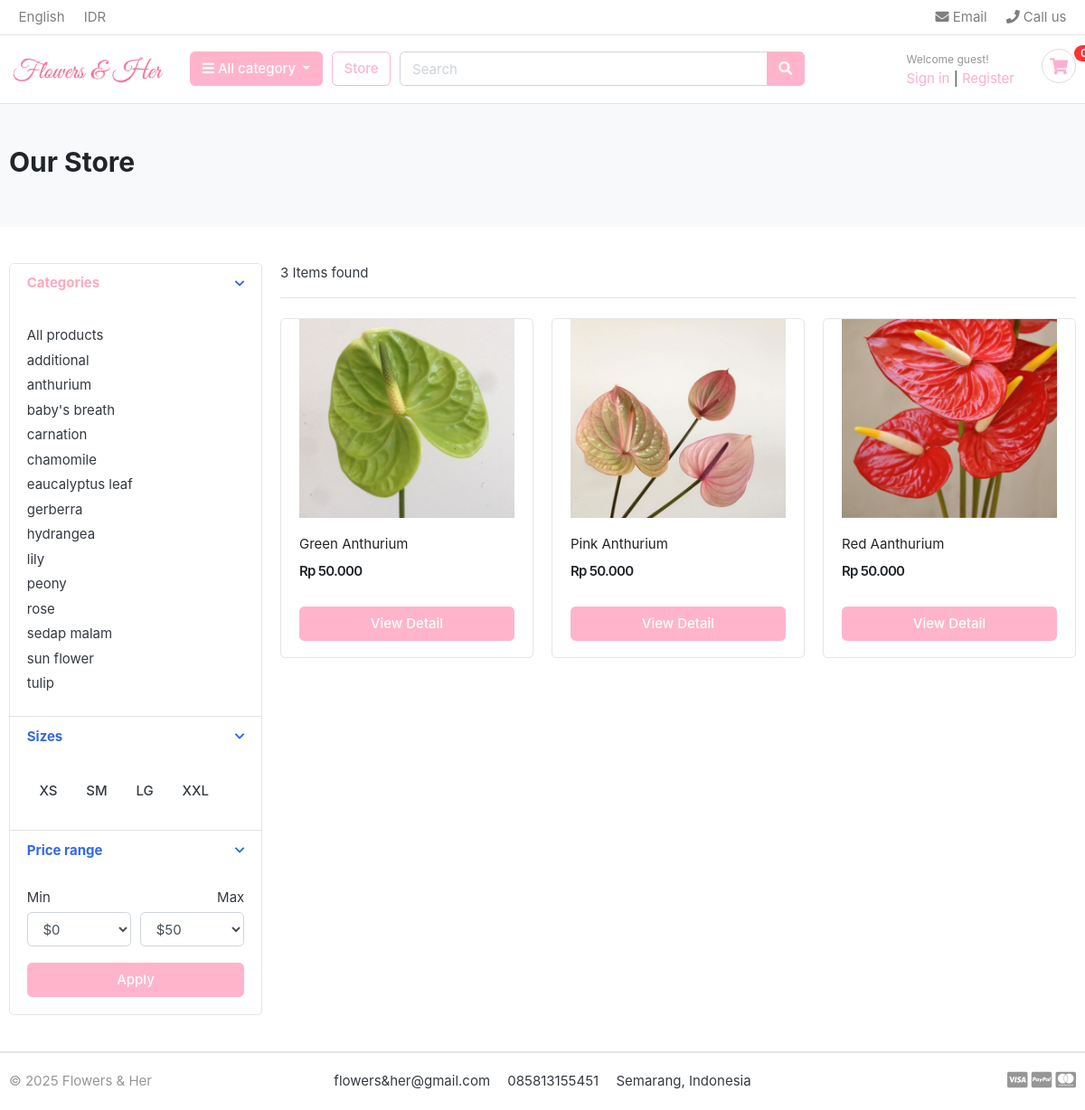
/store/anthurium/, run on the app's committed database.
### category/models.py (models this page shows, shortened)
class Category(models.Model):
    category_name = models.CharField(max_length=50, unique=True)
    slug = models.SlugField(max_length=50, unique=True )
    cat_image = models.ImageField(upload_to="photos/categories", blank=True)
    class Meta:
        verbose_name = "category"
        verbose_name_plural = "categories"

### store/models.py (models this page shows, shortened)
class Product(models.Model):
    product_name    = models.CharField(max_length=255, unique=True)
    slug            = models.SlugField(max_length=255, unique=True)
    description     = models.TextField(blank=True)
    stock           = models.IntegerField()
    price           = models.IntegerField()
    image           = models.ImageField(upload_to="photos/products")
    is_available    = models.BooleanField(default=True)
    category        = models.ForeignKey(Category,on_delete=models.CASCADE)
    created_date    = models.DateTimeField(auto_now_add=True)
    modified_date   = models.DateTimeField(auto_now = True )

### store/views.py (the view)
# urls.py: path("", views.index, name="index"),
def index(request, category_id = None):
    categories = None
    products = None
    if category_id is not None:
        categories = get_object_or_404(Category,slug= category_id)
        products = Product.objects.all().filter(category=categories, is_available = True)
        product_count = products.count()
    else:
        products = Product.objects.all().filter(is_available=True).order_by('id')
        product_count = products.count()
    context ={
        "products" : products,
        "jumlah" : product_count,
    }
    return render(request, "store/store.html", context)

### cart/context_processors.py (called while the page is built)
def jumlah(request):
    jum =0
    try:
        cart = Cart.objects.get(cart_id=_add_cart_session_key(request))
        cart_items = CartItem.objects.filter(cart= cart, is_active=True)
        for cart_item in cart_items:
            jum+= cart_item.cart_quantity
    except:
        jum=0
    return dict(jum = jum)

### cart/views.py (called while the page is built)
def _add_cart_session_key(request):
    cart = request.session.session_key
    if not cart:
        cart= request.session.create()
    return cart

### category/context_processors.py (called while the page is built)
def menu_category(request):
    links = Category.objects.all()
    return dict(links=links )

### templates/store/store.html (shortened to what this page needs)
{% extends "base.html" %}
{% load static %}
{% block content %}
<section class="section-pagetop bg">
<div class="container">
	{% if "search" in request.path %}
	<h2 class="title-page">Search Result</h2>
	{% else %}
	<h2 class="title-page">Our Store</h2>
	{% endif %}
</div>
</section>
<section class="section-content padding-y">
<div class="container">
<div class="row">
	<aside class="col-md-3">
<div class="card">
	<article class="filter-group">
		<header class="card-header">
			<a href="#" data-toggle="collapse" data-target="#collapse_1" aria-expanded="true" class="">
				<i class="icon-control fa fa-chevron-down"></i>
				<h6 class="product-link-pink">Categories</h6>
			</a>
		</header>
		<div class="filter-content collapse show" id="collapse_1" style="">
			<div class="card-body">
				<ul class="list-menu product-link">
				<li><a href="{% url "store:index"%}">All products  </a></li>
			{% for category in links  %}
				<li><a href="{% url "store:category" category.slug %}">{{category.category_name}} </a></li>
			{% endfor %}
				</ul>
			</div>
		</div>
	</article>
	<article class="filter-group">
		<header class="card-header">
			<a href="#" data-toggle="collapse" data-target="#collapse_4" aria-expanded="true" class="">
				<i class="icon-control fa fa-chevron-down"></i>
				<h6 class="title">Sizes </h6>
			</a>
		</header>
		<div class="filter-content collapse show" id="collapse_4" style="">
			<div class="card-body">
			  <label class="checkbox-btn">
			    <span class="btn"> XS </span>
			  </label>
			  <label class="checkbox-btn">
			    <span class="btn"> SM </span>
			  </label>
			  <label class="checkbox-btn">
			    <span class="btn"> LG </span>
			  </label>
			  <label class="checkbox-btn">
			    <span class="btn"> XXL </span>
			  </label>
		</div>
		</div>
	</article>
	<article class="filter-group">
		<header class="card-header">
			<a href="#" data-toggle="collapse" data-target="#collapse_3" aria-expanded="true" class="">
				<i class="icon-control fa fa-chevron-down"></i>
				<h6 class="title">Price range </h6>
			</a>
		</header>
		<div class="filter-content collapse show" id="collapse_3" style="">
			<div class="card-body">
				<div class="form-row">
				<div class="form-group col-md-6">
				  <label>Min</label>
				  	<select class="mr-2 form-control">
						<option value="0">$0</option>
					</select>
				</div>
				<div class="form-group text-right col-md-6">
				  <label>Max</label>
				  	<select class="mr-2 form-control">
						<option value="50">$50</option>
					</select>
				</div>
				</div>
				<button class="btn btn-block btn-pink">Apply</button>
			</div>
		</div>
	</article>
</div>
	</aside>
	<main class="col-md-9">
<header class="border-bottom mb-4 pb-3">
		<div class="form-inline">
			<span class="mr-md-auto">{{jumlah}} Items found </span>
		</div>
</header>
<div class="row">
	{% for product in products %}
	<div class="col-md-4">
		<figure class="card card-product-grid">
			<div class="img-wrap">
				<img href="{% url "store:product_detail" product.category.slug product.slug %}" src="{{product.image.url}}">
			</div>
			<figcaption class="info-wrap">
				<div class="fix-height">
					<a href="{% url "store:product_detail" product.category.slug product.slug %}" class="product-link">{{product.product_name}}</a>
					<div class="price-wrap mt-2">
						<span class="price" data-price="{{product.price}}"></span>
					</div>
				</div>
				<a href="{% url "store:product_detail" product.category.slug product.slug %}" class="btn btn-block btn-pink">View Detail </a>
			</figcaption>
		</figure>
	</div>
	{% endfor %}
</div>
	</main>
</div>
</div>
</section>
{% endblock content %}

### static/css/ui.css (style rules this page uses)
html { font-family: "Inter", sans-serif; font-size: 15px; }
.img-wrap { text-align: center; display: block; }
.img-wrap img { max-width: 100%; }
.price-wrap { letter-spacing: -0.7px; }
.padding-y { padding-top: 40px; padding-bottom: 40px; }
figure { margin-bottom: 0; }
article:after, .form-group:after { display: block; clear: both; content: ""; }
.bg { background-color: #f8f9fa; }
.title-page { color: #212529; }
[class*=list-] li:after { visibility: hidden; display: block; content: ""; overflow: hidden; height: 0; clear: both; }
.list-menu { list-style: none; margin: 0; padding-left: 0; }
.list-menu li { margin-bottom: 5px; }
.list-menu a { color: #343a40; }
[class*=card-product] .img-wrap { overflow: hidden; position: relative; }
[class*=card-product] .img-wrap img { height: 100%; max-width: 100%; width: auto; display: inline-block; -o-object-fit: cover; object-fit: cover; }
.card-product-grid { margin-bottom: 20px; }
.card-product-grid .img-wrap { border-radius: 0.2rem 0.2rem 0 0; height: 220px; }
.card-product-grid .info-wrap { overflow: hidden; padding: 18px 20px; }
.card-product-grid .fix-height { height: 80px; overflow: hidden; }
.card .img-wrap { overflow: hidden; }
.price { font-weight: 600; color: #212529; }
.icon-control { margin-top: 5px; float: right; font-size: 80%; }
.card-header .title { margin-bottom: 0; line-height: 1.5; }
.filter-group { border-bottom: 1px solid #e4e4e4; }
.filter-group .card-header { border-bottom: 0; }
.filter-group:last-child { border-bottom: 0; }
.checkbox-btn { position: relative; }
.section-pagetop { padding: 45px 0; }

### static/css/tambahan.css (style rules this page uses)
.product-link { text-decoration: none; color: #212529; transition: color 0.3s ease; }
.product-link-pink { text-decoration: none; color: #ffa9bd !important; transition: color 0.3s ease; }

### data on the page
Category: category_name "additional"
Category: category_name "anthurium"
Category: category_name "baby's breath"
Category: category_name "carnation"
Category: category_name "chamomile"
Category: category_name "eaucalyptus leaf"
Category: category_name "gerberra"
Category: category_name "hydrangea"
Category: category_name "lily"
Category: category_name "peony"
Category: category_name "rose"
Category: category_name "sedap malam"
Category: category_name "sun flower"
Category: category_name "tulip"
Product: image (picture), product_name "Green Anthurium"
Product: image (picture), product_name "Pink Anthurium"
Product: image (picture), product_name "Red Aanthurium"

### other printed values
{{ jumlah }} "3"
